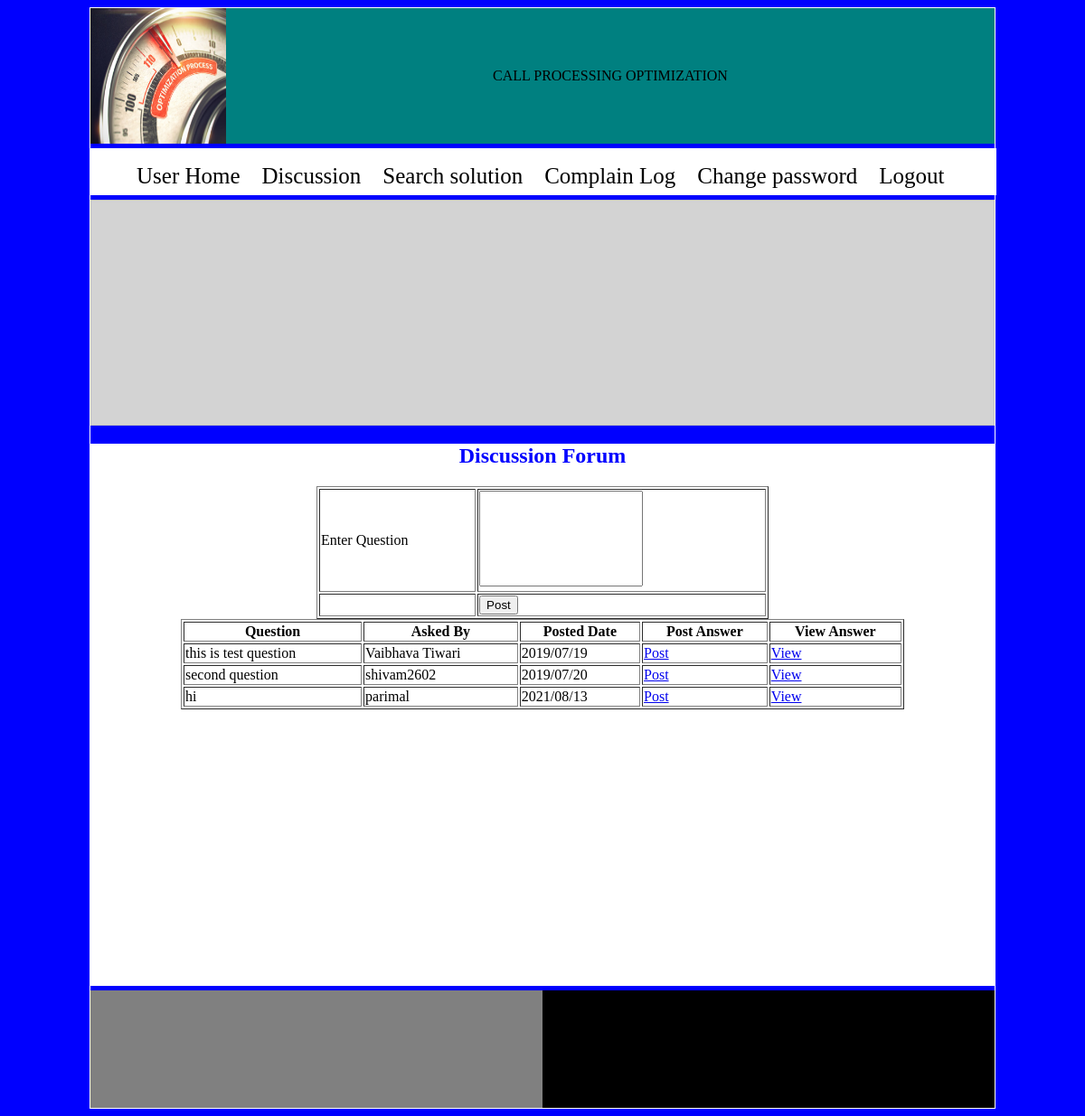
The page /userzone/discussion (signed in) on the database its author committed.
### userzone/models.py (models this page shows)
class Question(models.Model):
    qid=models.AutoField(primary_key=True)
    questiontext=models.TextField()
    askedby=models.CharField(max_length=50)
    posteddate=models.CharField(max_length=30)

### userzone/views.py (the view)
def discussion(request):
    if request.session['userid']:
        ques=Question.objects.all()
        return render(request,'discussion.html',{'ques':ques})
    else:
        return render(request,'login.html')

### userzone/templates/discussion.html (shortened to what this page needs)
<!DOCTYPE html>
<html lang="en">
<head>
    {% load static %}
</head>
<body bgcolor="blue" onload="moveslider()">
    <div id="outer">
        <div id="header">
            <div id="logo">
                <img src="{% static 'images/logo21.jpg' %}" height="150px" width="150px"/>
            </div>
            <div id="banner">CALL PROCESSING OPTIMIZATION</div>
        </div>
        <div id="menu">
               <ul>
                <li><a href="{% url 'userzone:userhome' %}"  >User Home</a></li>
                <li><a href="{% url 'userzone:discussion' %}"  >Discussion</a></li>
                <li><a href="{% url 'userzone:searchsolution' %}">Search solution</a></li>
                <li><a href="{% url 'userzone:complainlog' %}">Complain Log</a></li>
                <li><a href="{% url 'userzone:changepassword' %}">Change password</a></li>
                <li><a href="#">Logout</a></li>
            </ul>
        </div>
        <div id="slider">
            <img id="slide" width="1000" height="250"/>
        </div>
        <div id="parent">
            <form action="{% url 'userzone:postquestion' %}" method="post">
                <h2 style="text-align:center;color:blue;">
                    Discussion Forum
                </h2>
                <table border="1" style="margin:0 auto;width:50%;">
                    <tr>
                        <td>Enter Question</td>
                        <td>
                            <textarea name="questiontext" required style="height:100px;resize:none;"></textarea>
                        </td>
                    </tr>
                    <tr>
                        <td>&nbsp;</td>
                        <td>
                            <input type="submit" value="Post"/>
                        </td>
                    </tr>
                </table>
            </form>
            <table border="1" style="width:80%; margin:0 auto;">
                <tr>
                    <th>Question</th>
                    <th>Asked By</th>
                    <th>Posted Date</th>
                    <th>Post Answer</th>
                    <th>View Answer</th>
                </tr>
                {% for q in ques %}
                <tr>
                    <td>{{q.questiontext}}</td>
                    <td>{{q.askedby}}</td>
                    <td>{{q.posteddate}}</td>
                    <td><a href="{% url 'userzone:answer' q.qid %}">Post</a></td>
                    <td><a href="{% url 'userzone:viewanswer' q.qid %}">View</a></td>
                </tr>
                {% endfor %}
            </table>
        </div>
        <div id="footer">
            <div id="lf"></div>
             <div id="rf"></div>
        </div>
</body>
</html>

### userzone/templates/discussion.html (style rules this page uses)
#outer { min-height:950px; width:1000px; border:1px solid white; margin:auto; height:auto; }
#header { height:150px; width:1000px; }
#logo { height:150px; width:150px; background-color:cyan; float:left; }
#banner { height:150px; width:850px; background-color:teal; float:right; text-align:center; line-height:150px; }
#menu { width:1000px; height:50px; background-color:white; margin-top:5px; border:1px solid white; }
#menu ul { list-style-type:none; }
#menu ul li { display:inline; }
#menu ul li a { font-size:25px; padding:10px; text-decoration:none; color:black; }
#slider { width:1000px; height:250px; background-color:lightgrey; margin-top:5px; }
#parent { min-height:600px; width:1000px; margin-top:5px; background-color:white; height:auto; }
#footer { width:1000px; height:130px; margin-top:5px }
#lf { width:500px; height:130px; background-color:black; color:white; text-align:center; float:right; }
#rf { width:500px; height:130px; background-color:grey; color:white; text-align:center; float:right; }

### rows shown on the page
Question: questiontext "this is test question", askedby "Vaibhava Tiwari", posteddate "2019/07/19"
Question: questiontext "second question", askedby "shivam2602", posteddate "2019/07/20"
Question: questiontext "hi", askedby "parimal", posteddate "2021/08/13"
